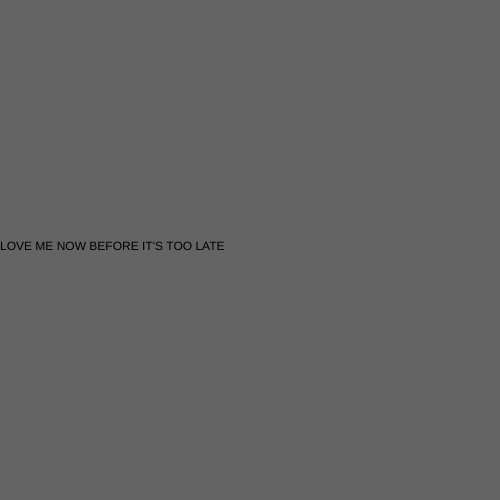
Frame 1 (no input)
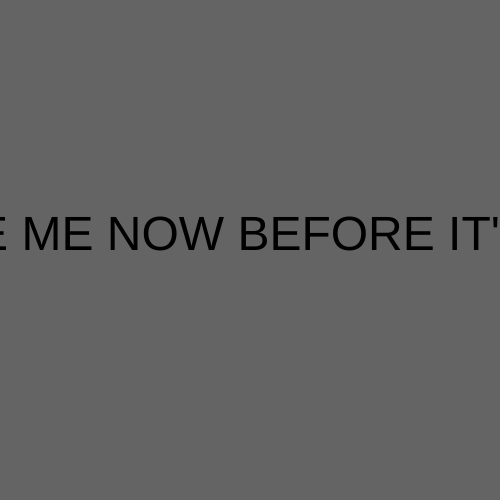
Frame 60 (no input)
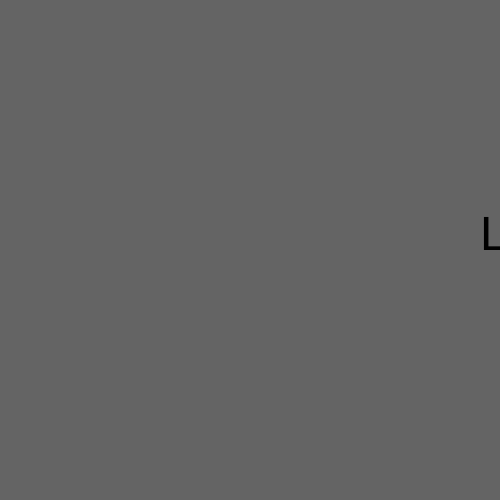
Frame 120 (the mouse pressed at the canvas centre since frame 60)

The p5.js sketch that drew these frames (run headless with seeded random() and noise() and a simulated clock; from frame 60 on, the mouse is pressed at the canvas centre):

// p5.js sketch
// ── sketch.js
let x =0 ;
function setup() {
  createCanvas(500, 500);
}

function draw() {
  background(100) ;

//  rect(x,100,100,100) ;
text("LOVE ME NOW BEFORE IT'S TOO LATE",x,height/2)
textSize(48)
x = x + 10 ;

if (x > width){
  x = -200 ;
}

}
